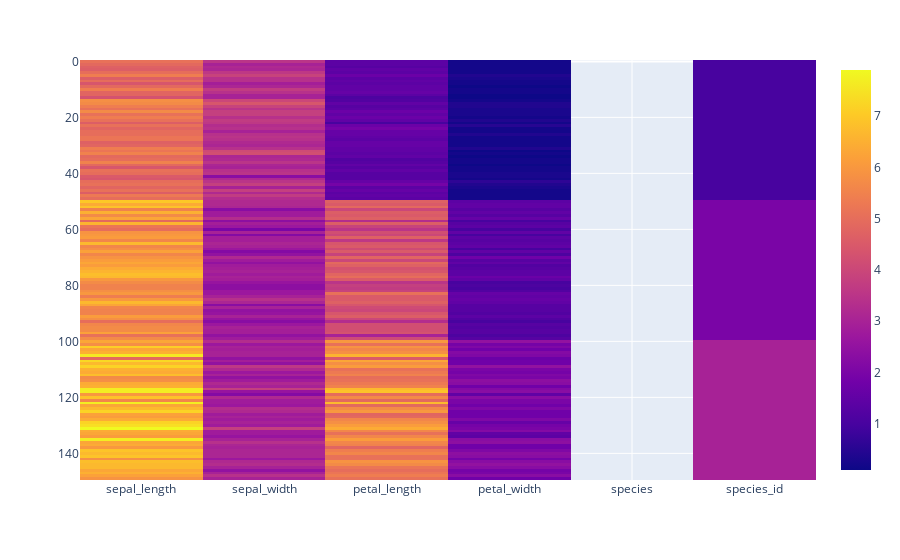

The code cell stored with this chart in its notebook:
### Code cell
import plotly.express as px
fig = px.imshow(df)
fig.show()

### Figure 1 — Plotly figure (JSON) as saved in the notebook; plotly's stock layout.template omitted (floating-point values rounded to 4 significant figures; data arrays with more than 128 entries replaced by an {"elided": "..."} marker saying what was removed)
{"data": [{"coloraxis": "coloraxis", "hovertemplate": "x: %{x}<br>y: %{y}<br>color: %{z}<extra></extra>", "name": "0", "type": "heatmap", "x": ["sepal_length", "sepal_width", "petal_length", "petal_width", "species", "species_id"], "xaxis": "x", "y": {"elided": "150 int values"}, "yaxis": "y", "z": {"elided": "150x6 mixed values"}}], "layout": {"coloraxis": {"colorscale": [[0, "#0d0887"], [0.1111, "#46039f"], [0.2222, "#7201a8"], [0.3333, "#9c179e"], [0.4444, "#bd3786"], [0.5556, "#d8576b"], [0.6667, "#ed7953"], [0.7778, "#fb9f3a"], [0.8889, "#fdca26"], [1, "#f0f921"]]}, "margin": {"t": 60}, "xaxis": {"anchor": "y", "constrain": "domain", "domain": [0, 1], "scaleanchor": "y"}, "yaxis": {"anchor": "x", "autorange": "reversed", "constrain": "domain", "domain": [0, 1]}}}
